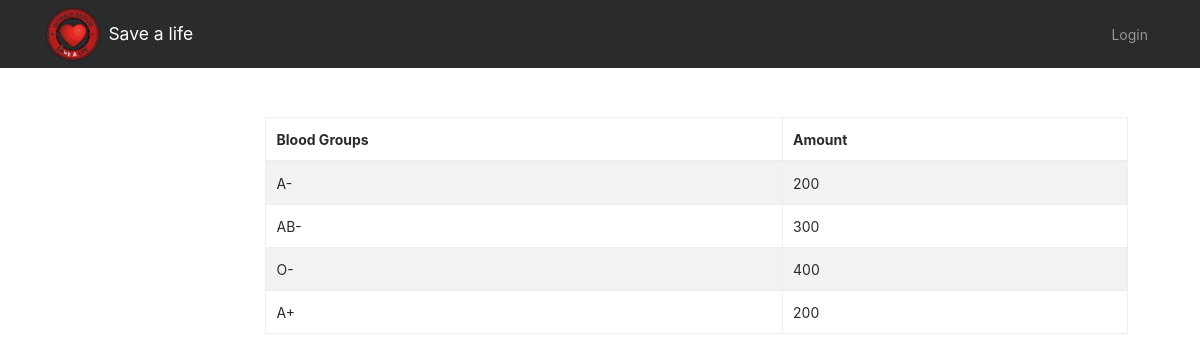
The page /bbdms/admin/manage-bloodgroup.php on the database its author committed.
### tables this page shows
CREATE TABLE `tblbloodgroup` (
  `id` int(11) NOT NULL,
  `BloodGroup` varchar(20) DEFAULT NULL,
  `Amount` int(11) DEFAULT NULL,
  `PostingDate` timestamp NOT NULL DEFAULT current_timestamp()
);

### bbdms/admin/manage-bloodgroup.php (the view, shortened to what this page needs)
<!doctype html>
<html lang="en" class="no-js">
<head>
	<link rel="stylesheet" href="css/font-awesome.min.css">
	<link rel="stylesheet" href="css/bootstrap.min.css">
	<link rel="stylesheet" href="css/style.css">
</head>
<body>
	<?php include('includes/header.php');?>
	<div class="ts-main-content">
		<div class="content-wrapper">
			<div class="container-fluid">
				<div class="row mt-5 mr-5">
					<div class="col-md-12 ">
						<div class="panel panel-default">
							<div class="panel-body" style="align-content:center;">
								<table  class="display table table-striped table-bordered table-hover" cellspacing="0" width="100%">
									<thead>
										<tr>
												<th>Blood Groups</th>
												<th>Amount</th>
										</tr>
									</thead>
									<tbody>
									<?php
										$conn = mysqli_connect("localhost","root","","bbdms");
										if($conn)
										{
											$sql = "SELECT * FROM  tblbloodgroup";
											$result = mysqli_query($conn,$sql);
											while($row = mysqli_fetch_assoc($result))
											{
												echo '<tr>
												<td>'.$row["BloodGroup"].'</td>
												<td>'.$row["Amount"].'</td>
											</tr>';
											}
										}else{
											echo mysqli_connect_error($conn);
										}
									?>
									</tbody>
								</table>
							</div>
						</div>
					</div>
				</div>
			</div>
		</div>
	</div>
</body>
</html>

### bbdms/admin/css/style.css (style rules this page uses)
html { font-size: 14px; }
@media only screen and (min-width: 480px) { html { font-size: 17px; } }
@media only screen and (min-width: 768px) { html { font-size: 14px; } }
body { font-size: 1em; }
.panel { overflow: hidden; }
.ts-main-content .content-wrapper { padding-top: 15px; margin-top: 60px; }
@media only screen and (min-width: 992px) { .ts-main-content .content-wrapper { margin-left: 250px; } }

### rows shown on the page
tblbloodgroup: BloodGroup "A-", Amount "200"
tblbloodgroup: BloodGroup "AB-", Amount "300"
tblbloodgroup: BloodGroup "O-", Amount "400"
tblbloodgroup: BloodGroup "A+", Amount "200"
